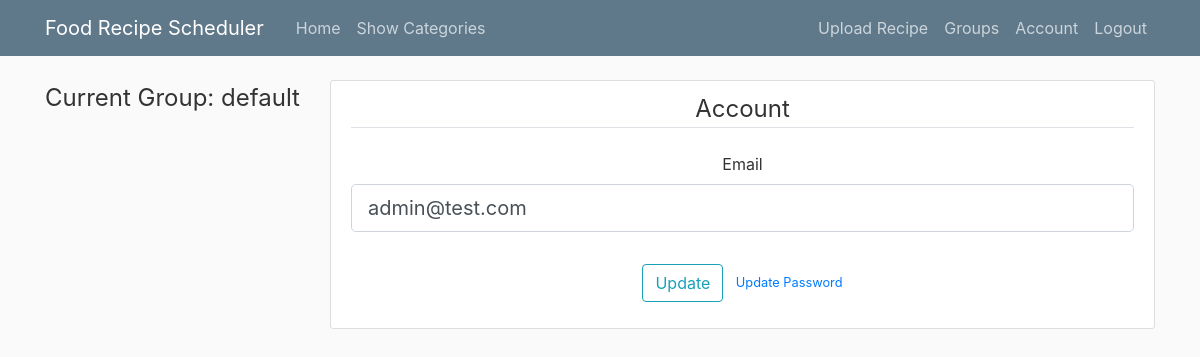
Page /account (signed in) on the earlier database version.
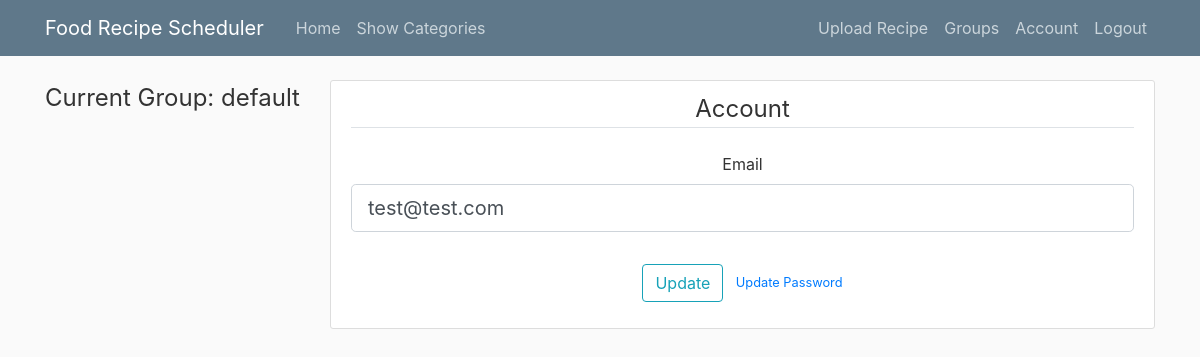
Same page on the later database version.
### recipe_scheduler/models.py (models this page shows, shortened)
class Group(db.Model):
    __table_name__ = 'group'
    id = db.Column(db.Integer, primary_key=True)
    group_name = db.Column(db.String(50), unique=False)
    events = db.relationship('Event', backref='event_group', lazy=True)
    categories = db.relationship('Category', backref='category_group', lazy=True)

class User(db.Model, UserMixin):
    __table_name__ = 'user'
    id = db.Column(db.Integer, primary_key=True)
    email = db.Column(db.String(120), unique=True, nullable=False)
    password = db.Column(db.String(60), nullable=False)
    user_groups = db.relationship('Group', secondary='user_groups',
                                  backref=db.backref('users', lazy='dynamic'))
    current_group = db.Column(db.Integer, nullable=False)
    def get_current_group(self):
        return self.current_group

### recipe_scheduler/users/routes.py (the view)
@users.route('/account', methods=['GET', 'POST'])
@login_required
def account():
    select_group = current_user.get_current_group()
    user_list = current_user.user_groups
    form = UpdateAccountForm()
    if form.validate_on_submit():
        current_user.email = form.email.data
        db.session.commit()
        flash('Your account has been updated', 'success')
        return redirect(url_for('users.account'))
    elif request.method == 'GET':
        form.email.data = current_user.email
    return render_template('account.html', title='Account', form=form,
                           user_list=user_list, select_group=int(select_group))

### recipe_scheduler/users/forms.py (shortened to what this page needs)
class UpdateAccountForm(FlaskForm):
    email = StringField(
        'Email',
        validators=[DataRequired(), Email()]
    )
    submit = SubmitField('Update')

### recipe_scheduler/models.py (called while the page is built)
@login_manager.user_loader
def loader_user(user_id):
    return User.query.get(int(user_id))

### recipe_scheduler/templates/account.html (shortened to what this page needs)
{% extends "layout.html" %}
{% block content %}
<div class="content-section">
    <form method="POST" action="">
        <fieldset class="form-group">
            <legend class="border-bottom mb-4">{{ title }}</legend>
            <div class="form-group">
                {{ form.email.label(class="form-control-label") }}
                {% if form.email.errors %}
                    {{ form.email(class="form-control form-control-lg is-invalid") }}
                    <div class="invalid-feedback">
                        {% for error in form.email.errors %}
                            <span>{{ error }}</span>
                        {% endfor %}
                    </div>
                {% else %}
                    {{ form.email(class="form-control form-control-lg") }}
                {% endif %}
            </div>
        </fieldset>
        <div class="form-group">
            {{ form.submit(class="btn btn-outline-info") }}
            <small class="text-muted ml-2">
                <a href="{{ url_for('users.update_password', email=current_user.email) }}">Update Password</a>
            </small>
        </div>
    </form>
</div>
{% endblock content %}

### recipe_scheduler/templates/layout.html (shortened to what this page needs)
<!DOCTYPE html>
<html lang="en">
<head>
    <link rel="stylesheet" href="https://stackpath.bootstrapcdn.com/bootstrap/4.3.1/css/bootstrap.min.css">
    <link rel="stylesheet" href="https://cdn.datatables.net/1.10.20/css/jquery.dataTables.min.css">
    <link rel="stylesheet" type="text/css" href="{{ url_for('static', filename='main.css') }}">
</head>
<body>
    <header class="site-header">
        <nav class="navbar navbar-expand-md navbar-dark bg-steel fixed-top">
            <div class="container">
                <a class="navbar-brand mr-4" href="/home">Food Recipe Scheduler</a>
                <div class="collapse navbar-collapse" id="navbarToggle">
                    <div class="navbar-nav mr-auto">
                        {% if current_user.is_authenticated %}
                        <a class="nav-item nav-link" href="{{ url_for('main.home') }}">Home</a>
                        <a class="nav-item nav-link" href="{{ url_for('categories.show_categories') }}">Show Categories</a>
                        {% endif %}
                    </div>
                    <div class="navbar-nav">
                       {% if current_user.is_authenticated %}
                        <a class="nav-item nav-link" href="{{ url_for('uploads.upload_recipe')}}">Upload Recipe</a>
                        <a class="nav-item nav-link" href="{{ url_for('users.show_groups')}}">Groups</a>
                        <a class="nav-item nav-link" href="{{ url_for('users.account')}}">Account</a>
                        <a class="nav-item nav-link" href="{{ url_for('users.logout')}}">Logout</a>
                        {% else %}
                        <a class="nav-item nav-link" href="{{ url_for('users.login')}}">Login</a>
                        <a class="nav-item nav-link" href="{{ url_for('users.register')}}">Register</a>
                        {% endif %}
                    </div>
                </div>
            </div>
        </nav>
    </header>
    <main role="main" class="container">
        <div class="row">
            <div class="sub-menu col-md-3 col-sm-6 col-3">
                {% include "sub_menu.html" %}
            </div>
            <div class="main-calendar col-md-9 col-sm-6 col-9">
                {% block content %}{% endblock %}
            </div>
        </div>
    </main>
</body>
</html>

### recipe_scheduler/templates/sub_menu.html (shortened to what this page needs)
{% if current_user.is_authenticated %}
<form name="myForm" action="{{ url_for('main.home') }}" method="post" id="submit-form-group">
        {% if group_title %}
        <button type="button" class="btn btn-info btn-block" data-toggle="collapse" data-target="#submenu-group">
            {{ group_title }}</button>
        <div id="submenu-group" class="collapse">
            {% for i in user_list%}
                {% if i.id == select_group %}
                    <input type="radio" checked="checked" name="group_options" id="option-{{i.id}}" value="{{i.id}}"> {{i.group_name}} </input><br>
                {% else %}
                    <input type="radio" name="group_options" id="option-{{i.id}}" value="{{i.id}}"> {{i.group_name}} </input><br>
                {% endif %}
            {% endfor %}
        </div>
        {% else %}
                {% for i in user_list%}
                    {% if i.id == select_group %}
                        <legend class="mb-4">Current Group: {{i.group_name}}</legend>
                    {% endif %}
                {% endfor %}
        {% endif%}
</form>
{% endif %}

### recipe_scheduler/static/main.css (style rules this page uses)
body { background: #fafafa; color: #333333; margin-top: 5rem; height: 100%; }
.bg-steel { background-color: #5f788a; }
.site-header .navbar-nav .nav-link { color: #cbd5db; }
.nav-link { padding: 0px; }
.main-calendar { text-align: center; }
.row { height: 100%; }
.content-section { background: #ffffff; padding: 10px 20px; border: 1px solid #dddddd; border-radius: 3px; margin-bottom: 20px; }

Differences in the rows shown:
changed User: email "admin@test.com" → "test@test.com"
